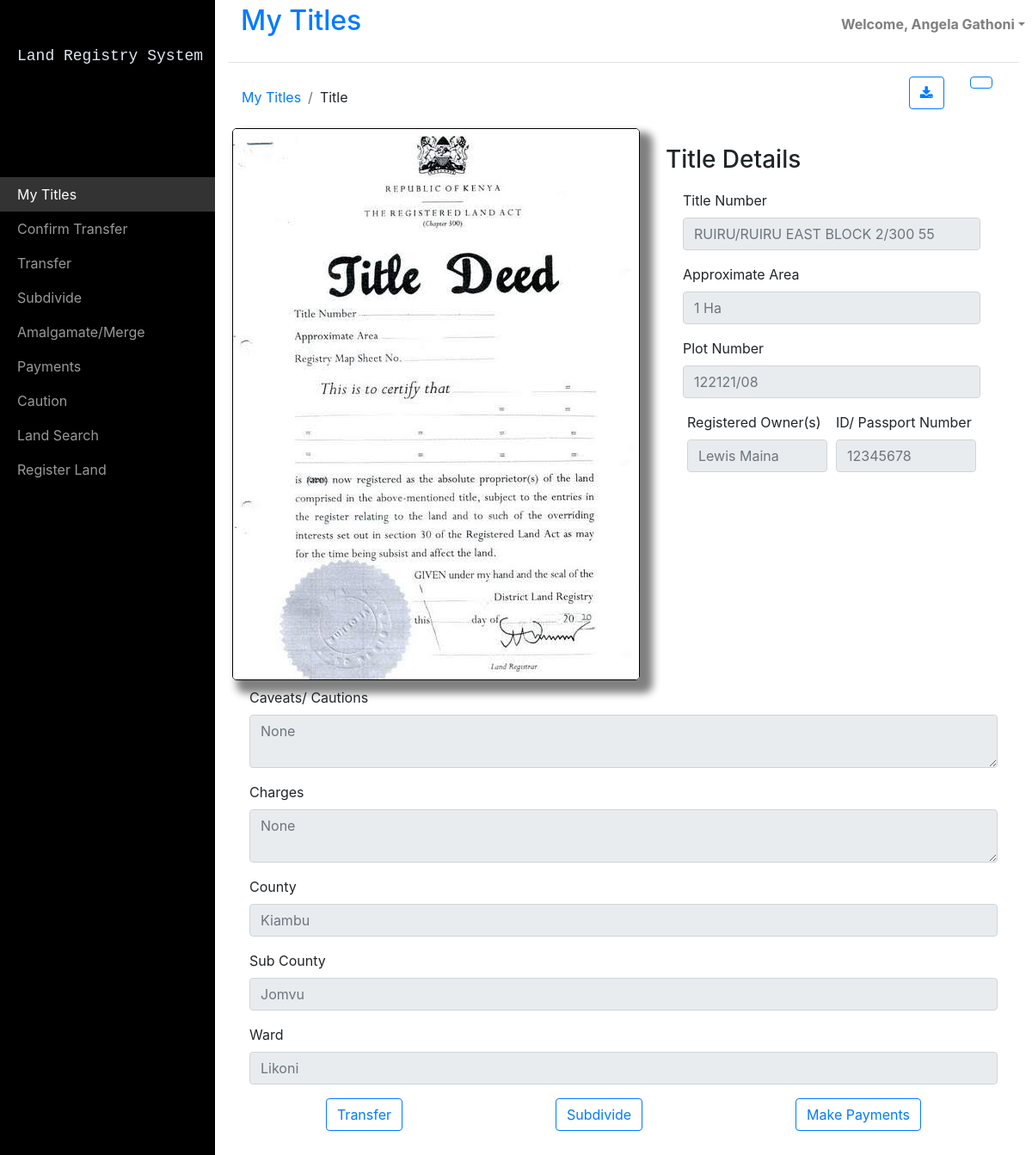
The app's page /Title.php?id=38 (signed in) with its own data.
### tables this page shows
CREATE TABLE `titles` (
  `Title_ID` int(11) NOT NULL,
  `Title_Number` varchar(255) NOT NULL,
  `Plot_Number` varchar(255) NOT NULL,
  `Approximate_Area(Ha)` double NOT NULL,
  `County` varchar(255) NOT NULL,
  `Sub_County` varchar(255) NOT NULL,
  `Ward` varchar(255) NOT NULL
);

CREATE TABLE `users` (
  `User_ID` bigint(11) NOT NULL,
  `ID_Number` int(11) NOT NULL,
  `ID_Picture` varchar(255) NOT NULL,
  `Fullnames` varchar(255) NOT NULL,
  `Email_Address` varchar(255) NOT NULL,
  `Phonenumber` int(9) NOT NULL,
  `Tax_Number` int(13) NOT NULL,
  `Gender` varchar(255) NOT NULL,
  `Date_of_Birth` varchar(255) NOT NULL,
  `Physical_Address` varchar(255) NOT NULL,
  `Password` varchar(255) NOT NULL
);

### Title.php (the view, shortened to what this page needs)
<?php
include $_SERVER['DOCUMENT_ROOT'].'/LRS/assets/php/DBConnector.php';
?>
<!DOCTYPE html>
<html>
<head>
    <link rel="stylesheet" href="https://cdnjs.cloudflare.com/ajax/libs/twitter-bootstrap/4.4.1/css/bootstrap.min.css">
    <link rel="stylesheet" href="https://cdnjs.cloudflare.com/ajax/libs/font-awesome/4.7.0/css/font-awesome.min.css">
    <link rel="stylesheet" href="https://cdnjs.cloudflare.com/ajax/libs/ionicons/2.0.1/css/ionicons.min.css">
    <link rel="stylesheet" href="https://cdnjs.cloudflare.com/ajax/libs/material-design-icons/3.0.1/iconfont/material-icons.min.css">
    <link rel="stylesheet" href="https://cdnjs.cloudflare.com/ajax/libs/simple-line-icons/2.4.1/css/simple-line-icons.min.css">
    <link rel="stylesheet" href="https://cdnjs.cloudflare.com/ajax/libs/typicons/2.0.9/typicons.min.css">
    <link rel="stylesheet" href="assets/css/styles.min.css">
    <link rel="stylesheet" href="https://cdnjs.cloudflare.com/ajax/libs/animate.css/3.5.2/animate.min.css">
    <link rel="stylesheet" href="https://cdnjs.cloudflare.com/ajax/libs/fancybox/2.1.5/jquery.fancybox.min.css">
</head>
<body>
    <div id="wrapper">
        <div id="sidebar-wrapper">
        <ul class="sidebar-nav" style="margin-right:0px;height:100%;">
                <li class="sidebar-brand" style="height:15%;"> <a class="text-monospace" style="height:100%;background-color:#000000;padding-top:14%;color:#dfe7f1;" href="Dashboard.html">Land Registry System</a></li>
                <li> <a style="background-color:#333333;color:#ffffff;" data-bs-hover-animate="pulse" style="background-color:rgba(255,255,255,0);color:#999999;" href="Dashboard-table.php">My Titles<br></a></li>
                <li> <a data-bs-hover-animate="pulse" href="Confirmation.php">Confirm Transfer</a></li>
                <li> <a  data-bs-hover-animate="pulse" href="Transfer.php">Transfer</a></li>
                <li> <a data-bs-hover-animate="pulse" href="Subdivide.php">Subdivide</a></li>
                <li> <a data-bs-hover-animate="pulse" href="Amalgamate.php">Amalgamate/Merge</a></li>
                <li> <a data-bs-hover-animate="pulse" href="Payments.php">Payments</a></li>
               <li> <a data-bs-hover-animate="pulse" href="Caution.php">Caution</a><li>
               <li> <a  data-bs-hover-animate="pulse" href="LandSearch.php">Land Search</a></li>
               <li> <a data-bs-hover-animate="pulse"  href="RegisterLand.php">Register Land</a></li>
            </ul>
        </div>
        <div class="page-content-wrapper">
            <div class="container-fluid">
                <nav class="navbar navbar-light navbar-expand-md" style="padding:0px;padding-bottom:0px;padding-top:0p;">
                    <div class="container-fluid">
                        <a class="navbar-brand" href="#">
                            <h2 style="color:rgb(0,123,255);">My Titles</h2>
                        </a><button data-toggle="collapse" class="navbar-toggler" data-target="#navcol-1"><span class="sr-only">Toggle navigation</span><span class="navbar-toggler-icon"></span></button>
                        <div class="collapse navbar-collapse" id="navcol-1">
                            <ul class="nav navbar-nav float-right" style="width:30%;">
                                <li class="dropdown nav-item float-right"><a class="dropdown-toggle nav-link" data-toggle="dropdown" aria-expanded="false" style="width:170px;" href="#"><strong>Welcome,  <?php   if (isset($_SESSION['user'])){ echo $_SESSION['user'];}?></strong></a>
                                </li>
                            </ul>
                        </div>
                    </div>
                </nav>
                <hr>
            </div>
            <div class="container-fluid">
                <div class="row" style="height:60px;">
                    <div class="col-10 d-inline-flex">
                        <ol class="breadcrumb" style="background-color:rgba(255,255,255,0.2);">
                            <li class="breadcrumb-item"><a href="Dashboard.html"><span style="color:#007bff;">My Titles</span></a></li>
                            <li class="breadcrumb-item"><a><span>Title&nbsp;<br><br><br><br></span></a></li>
                        </ol>
                    </div>
                    <div class="col-2">
                        <div class="row">
                            <div class="col-auto"><a class="btn btn-primary float-right" role="button" data-bs-hover-animate="pulse" style="background-color:rgba(255,255,255,0.2);" href="assets/img/title.png"><i class="fa fa-download" style="color:#007bff;"></i></a></div>
                            <div
                                class="col-auto"><a class="btn btn-primary float-right" role="button" data-bs-hover-animate="pulse" style="background-color:rgba(255,255,255,0.2);" href="assets/img/title.png"><i class="icon ion-android-print" style="color:#007bff;"></i></a></div>
                    </div>
                </div>
            </div>
            <form>
                <div class="form-row m-auto">
                    <div class="col-auto"><img class="img-fluid" src="assets/img/title.png"></div>
                    <div class="col min-width:300px" id="titledetails">
                        <div class="form-row" style="background-color:rgba(255,255,255,0.2);">
                            <div class="col-12">
                                <h3 style="width:100%;">Title Details</h3>
                            </div>
                            <div class="col" style="margin-top:10px;min-width:300px">
                                <?php
                                $title=$_GET['id'];
                                $sql="SELECT * FROM `titles` WHERE `Title_ID`=$title";
                                $title_result=mysqli_query($mysqli,$sql);
                                $title_row=mysqli_fetch_array($title_result);
                                $caveat_sql="SELECT * FROM caveats WHERE TITLE_ID=$title";
                                $caveat_result=mysqli_query($mysqli,$caveat_sql);
                                $caveat_row=mysqli_fetch_array($caveat_result);
                                $caveat_count=mysqli_num_rows($caveat_result);
                                if($caveat_count>0){
                                    $user_sql =mysqli_query($mysqli,"SELECT * FROM `users` WHERE `User_ID`='".$caveat_row['User_ID']."'");
                                    $usr_row=mysqli_fetch_array($user_sql);
                                    $caveat=$usr_row['Fullnames'] ." claims: ". $caveat_row['Caveat'];
                                }
                                else{
                                    $caveat="None";
                                }
                                $charges_sql="SELECT * FROM charges WHERE TITLE_ID=$title";
                                $charges_result=mysqli_query($mysqli,$charges_sql);
                                $charges_row=mysqli_fetch_array($charges_result);
                                $charges_count=mysqli_num_rows($charges_result);
                                if($charges_count>0){
                                    $charges=$charges_row['Charge'];
                                }
                                else{
                                    $charges="None";
                                }
                                ?>
                                <div class="form-group"><label>Title Number</label><input class="form-control" type="text" disabled="" placeholder="<?php echo $title_row['Title_Number'];?>"></div>
                                <div class="form-group"><label>Approximate Area</label><input class="form-control" type="text" disabled="" placeholder="<?php echo $title_row['Approximate_Area(Ha)']." Ha";?>"></div>
                                <div class="form-group"><label>Plot Number</label><input class="form-control" type="text" disabled="" placeholder="<?php echo $title_row['Plot_Number'];?>"></div>
                                <div class="form-row" style="margin: 0px;margin-left: 0px;">
                                <div class="col" style="margin: 0px;"><label>Registered Owner(s)</label></div>
                                <div class="col" style="margin: 0px;"><label>ID/ Passport Number</label></div>
                                </div>
                                <div class="form-row" style="margin: 0px;margin-left: 0px;">
                                <?php
                                $title_owners="SELECT * FROM users WHERE User_ID= ANY (SELECT User_ID FROM title_owners WHERE Title_ID=".$title.")";
                                $owners_results=mysqli_query($mysqli,$title_owners);
                                $owners_sum=mysqli_num_rows($owners_results);
                                if($owners_sum>0){
                                        while($owners_row=mysqli_fetch_array($owners_results)){
                                            $name=$owners_row['Fullnames'];
                                            $idnumber=$owners_row['ID_Number'];
                                           echo ' <div class="col" style="margin: 0px;"><input class="form-control" type="text" disabled="" placeholder="'.$name.'"></div>';
                                           echo '<div class="col" style="margin: 0px;"><input class="form-control" type="text" disabled="" placeholder="'.$idnumber.'"></div>';
                                        }
                                }
                                ?>
                            </div>
                            </div></div>
                            </div>
                            <div class="col" style="margin-top:0px;min-width:300px">
                                <form>
                                    <div class="form-group"><label>Caveats/ Cautions</label><textarea class="form-control" disabled="" placeholder="<?php echo $caveat;?>"></textarea></div>
                                    <div class="form-group"><label>Charges</label><textarea class="form-control" disabled="" placeholder="<?php echo $charges;?>"></textarea></div>
                                    <div class="form-group"><label>County</label><input class="form-control" type="text" disabled="" placeholder="<?php echo $title_row['County'];?>"></div>
                                    <div class="form-group"><label>Sub County</label><input class="form-control" type="text" disabled="" placeholder="<?php echo $title_row['Sub_County'];?>"></div>
                                    <div class="form-group"><label>Ward</label><input class="form-control" type="text" disabled="" placeholder="<?php echo $title_row['Ward'];?>"></div>
                                    <div class="form-group">
                                        <div class="form-row m-auto">
                                            <div class="col-auto m-auto" style="margin-top:20px;"><a class="btn btn-outline-primary center-block" role="button" data-bs-hover-animate="pulse" style="margin-bottom:20px;" href="Transfer.html">Transfer</a></div>
                                            <div class="col-auto m-auto"><a class="btn btn-outline-primary center-block" role="button" data-bs-hover-animate="pulse" style="margin-bottom:20px;" href="Subdivide.html">Subdivide</a></div>
                                            <div class="col-auto m-auto"><a class="btn btn-outline-primary center-block" role="button" data-bs-hover-animate="pulse" style="margin-bottom:20px;" href="Subdivide.html">Make Payments</a></div>
                                        </div>
                                    </div>
                                </form>
                            </div>
                        </div>
                    </div>
                </div>
        </div>
</body>
</html>

### records on screen
titles: Title_Number "RUIRU/RUIRU EAST BLOCK 2/300 55", value "1 Ha", Plot_Number "122121/08", County "Kiambu", Sub_County "Jomvu", Ward "Likoni"
users: Fullnames "Lewis Maina", ID_Number "12345678"

### other values on screen
$_SESSION['user'] "Angela Gathoni"
